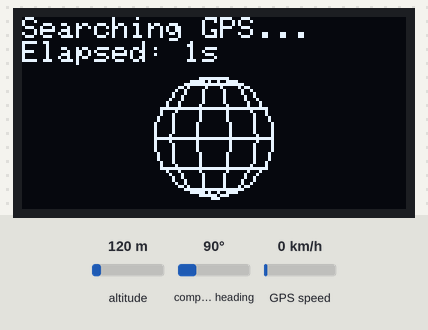
The sketch below on a simulated ESP32. On the bench: 128×64 one-colour display. Inputs (shaded band) come from the test bench; at power-on: altitude 120 m, GPS speed 0 km/h, compass heading 90°. The GPS gets a fix after 3 s at 37.7749, -122.4194 with 8 satellites.

Above: at 1.28 s.
1.3 s: altitude set to 20 m
At 3.9 s:
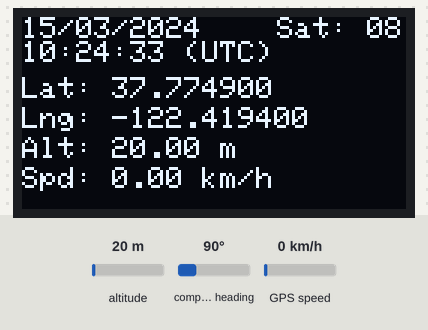
5.4 s: GPS speed set to 2 km/h
At 7.0 s:
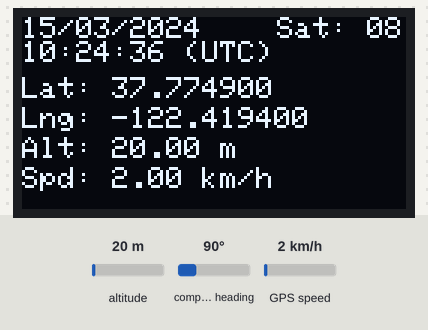
8.7 s: altitude set to 250 m
At 10.1 s:
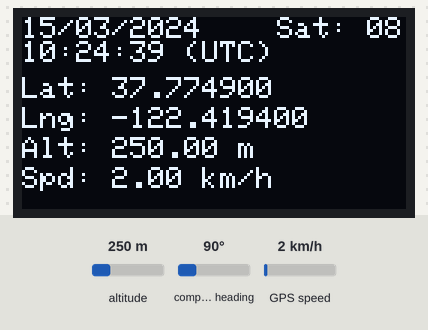
11.8 s: GPS speed set to 30 km/h
At 13.0 s:
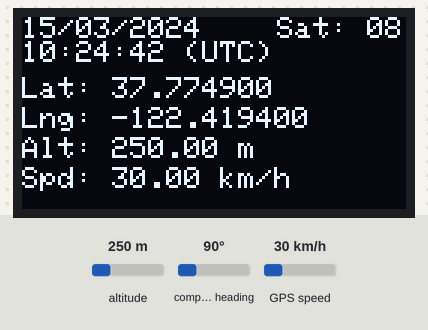
Timing chart, 0 to 14.8 s (numbered marks = the images above; inputs shaded):
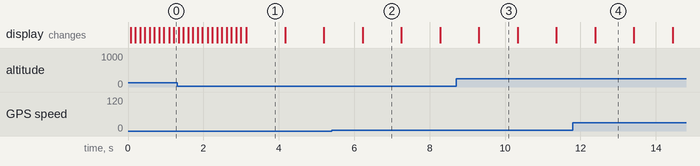

The sketch:

gps_oled.ino
```cpp
// ESP32 + SSD1306 + TinyGPS++
// Robust detection of GPS loss with startup fix: start in search mode until real data arrives.

#include <Wire.h>
#include <Adafruit_GFX.h>
#include <Adafruit_SSD1306.h>
#include <TinyGPS++.h>

// --- OLED setup ---
// SDA = D21 -- SCL = D22
#define SCREEN_WIDTH 128
#define SCREEN_HEIGHT 64
#define OLED_RESET    -1
Adafruit_SSD1306 display(SCREEN_WIDTH, SCREEN_HEIGHT, &Wire, OLED_RESET);

// --- GPS setup (ESP32 hardware serial) ---
#define GPS_RX 16   // ESP32 pin connected to GPS TX
#define GPS_TX 17   // ESP32 pin connected to GPS RX
HardwareSerial GPSserial(1);  // UART1
TinyGPSPlus gps;

// --- Globe animation vars ---
float angle = 0.0;
const float radius = 20.0;
const int centerX = SCREEN_WIDTH / 2;
const int centerY = (SCREEN_HEIGHT + 16) / 2; // push globe lower so top 16px yellow band is free

// --- Timeouts (milliseconds) ---
const unsigned long FIX_TIMEOUT   = 10UL * 1000UL; // if no new valid fix for 10s => lost
const unsigned long DATA_TIMEOUT  = 5UL * 1000UL;  // if no bytes received for 5s => lost

// --- State timestamps ---
unsigned long lastCharMillis     = 0; // when we last read a byte from GPS UART
unsigned long lastValidFixMillis = 0; // when we last parsed a new valid fix (location+time+date)
unsigned long searchStart        = 0;

// --- State flags ---
bool searching   = true;
bool everHadFix  = false; // prevent showing "0" fix on boot

void setup() {
  GPSserial.begin(9600, SERIAL_8N1, GPS_RX, GPS_TX);

  if (!display.begin(SSD1306_SWITCHCAPVCC, 0x3C)) {
    // OLED not found - halt
    for (;;);
  }
  display.clearDisplay();
  searchStart = millis();
}

void loop() {
  // --- Read bytes from GPS and feed TinyGPS++
  while (GPSserial.available() > 0) {
    char c = GPSserial.read();
    gps.encode(c);
    lastCharMillis = millis();
  }

  // --- Detect when TinyGPS++ parsed a NEW valid fix
  if (gps.location.isValid() && gps.date.isValid() && gps.time.isValid()) {
    if (gps.location.isUpdated() || gps.time.isUpdated() || gps.satellites.isUpdated()) {
      lastValidFixMillis = millis();
      everHadFix = true;   // only becomes true after first real update
    }
  }

  // --- Decide whether we have a fresh fix
  bool gotRecentChars = (millis() - lastCharMillis) <= DATA_TIMEOUT;
  bool gotRecentFix   = (millis() - lastValidFixMillis) <= FIX_TIMEOUT;
  bool hasFreshFix    = everHadFix && gotRecentChars && gotRecentFix;

  // Transition handling
  if (!hasFreshFix && !searching) {
    // just lost fix
    searching = true;
    searchStart = millis();
  } else if (hasFreshFix && searching) {
    // just acquired fix
    searching = false;
  }

  // --- Display
  display.clearDisplay();

  if (hasFreshFix) {
    // --- GPS FIX FOUND ---
    display.setTextSize(1);
    display.setTextColor(SSD1306_WHITE);

    // Yellow zone (top band)
    // Date
    display.setCursor(0, 0);
    display.printf("%02d/%02d/%02d", gps.date.day(), gps.date.month(), gps.date.year());
    // Satellites count
    display.setCursor(85, 0);
    display.printf("Sat: %02d", gps.satellites.value());
    // Time
    display.setCursor(0, 8);
    display.printf("%02d:%02d:%02d", gps.time.hour(), gps.time.minute(), gps.time.second());
    display.print(" (UTC)");

    // Blue zone
    // Coords
    display.setCursor(0, 20);
    display.print("Lat: "); display.println(gps.location.lat(), 6);
    display.setCursor(0, 30);
    display.print("Lng: "); display.println(gps.location.lng(), 6);
    // Alt
    display.setCursor(0, 40);
    display.print("Alt: "); display.print(gps.altitude.meters()); display.println(" m");
    // Speed
    display.setCursor(0, 50);
    display.print("Spd: "); display.print(gps.speed.kmph()); display.println(" km/h");

  } else {
    // --- WAITING FOR FIX ---
    unsigned long elapsed = (millis() - searchStart) / 1000; // seconds
    display.setTextSize(1);
    display.setTextColor(SSD1306_WHITE);
    display.setCursor(0, 0);
    display.print("Searching GPS...");

    display.setCursor(0, 8);
    display.print("Elapsed: ");
    display.print(elapsed);
    display.print("s");

    // Globe animation in lower part
    drawGlobe();
    angle += 5;
    if (angle >= 360) angle = 0;
  }

  display.display();
  delay(100);
}

// --- Functions for globe wireframe ---
void drawLatitude(int lat, float rotAngle) {
  for (int lon = 0; lon < 360; lon += 10) {
    float x1, y1, x2, y2;
    sphereToScreen(lat, lon, rotAngle, x1, y1);
    sphereToScreen(lat, lon + 10, rotAngle, x2, y2);
    display.drawLine((int)x1, (int)y1, (int)x2, (int)y2, SSD1306_WHITE);
  }
}

void drawLongitude(int lon, float rotAngle) {
  for (int lat = -90; lat < 90; lat += 10) {
    float x1, y1, x2, y2;
    sphereToScreen(lat, lon, rotAngle, x1, y1);
    sphereToScreen(lat + 10, lon, rotAngle, x2, y2);
    display.drawLine((int)x1, (int)y1, (int)x2, (int)y2, SSD1306_WHITE);
  }
}

void drawGlobe() {
  for (int lat = -60; lat <= 60; lat += 30) {
    drawLatitude(lat, angle);
  }
  for (int lon = 0; lon < 360; lon += 30) {
    drawLongitude(lon, angle);
  }
}

void sphereToScreen(float lat, float lon, float rotAngle, float &x, float &y) {
  float latRad = radians(lat);
  float lonRad = radians(lon + rotAngle);

  float X = radius * cos(latRad) * cos(lonRad);
  float Y = radius * sin(latRad);

  x = centerX + X;
  y = centerY + Y;
}
```

Measured:
- what the display in image 1 shows lasts 1.1 s, from 3.1 s to 4.2 s
